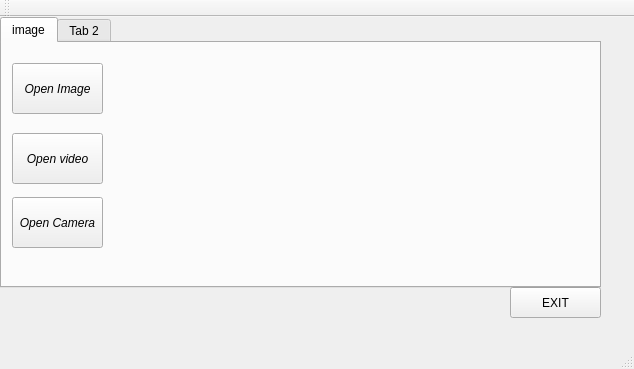
<?xml version="1.0" encoding="UTF-8"?>
<ui version="4.0">
 <class>MainWindow</class>
 <widget class="QMainWindow" name="MainWindow">
  <property name="geometry">
   <rect>
    <x>0</x>
    <y>0</y>
    <width>634</width>
    <height>369</height>
   </rect>
  </property>
  <property name="windowTitle">
   <string>MainWindow</string>
  </property>
  <widget class="QWidget" name="centralWidget">
   <widget class="QPushButton" name="pushButton_EXIT">
    <property name="geometry">
     <rect>
      <x>510</x>
      <y>270</y>
      <width>91</width>
      <height>31</height>
     </rect>
    </property>
    <property name="text">
     <string>EXIT</string>
    </property>
   </widget>
   <widget class="QTabWidget" name="tabWidget">
    <property name="geometry">
     <rect>
      <x>0</x>
      <y>0</y>
      <width>601</width>
      <height>271</height>
     </rect>
    </property>
    <property name="currentIndex">
     <number>0</number>
    </property>
    <widget class="QWidget" name="tab">
     <attribute name="title">
      <string>image</string>
     </attribute>
     <widget class="QPushButton" name="pushButton_OpenImage">
      <property name="geometry">
       <rect>
        <x>10</x>
        <y>20</y>
        <width>91</width>
        <height>51</height>
       </rect>
      </property>
      <property name="font">
       <font>
        <italic>true</italic>
       </font>
      </property>
      <property name="text">
       <string>Open Image</string>
      </property>
     </widget>
     <widget class="QPushButton" name="pushButton_openvideo">
      <property name="geometry">
       <rect>
        <x>10</x>
        <y>90</y>
        <width>91</width>
        <height>51</height>
       </rect>
      </property>
      <property name="font">
       <font>
        <italic>true</italic>
       </font>
      </property>
      <property name="text">
       <string>Open video</string>
      </property>
     </widget>
     <widget class="QPushButton" name="pushButton_opencamera">
      <property name="geometry">
       <rect>
        <x>10</x>
        <y>154</y>
        <width>91</width>
        <height>51</height>
       </rect>
      </property>
      <property name="font">
       <font>
        <italic>true</italic>
       </font>
      </property>
      <property name="text">
       <string>Open Camera</string>
      </property>
     </widget>
    </widget>
    <widget class="QWidget" name="tab_2">
     <attribute name="title">
      <string>Tab 2</string>
     </attribute>
    </widget>
   </widget>
  </widget>
  <widget class="QMenuBar" name="menuBar">
   <property name="geometry">
    <rect>
     <x>0</x>
     <y>0</y>
     <width>634</width>
     <height>22</height>
    </rect>
   </property>
  </widget>
  <widget class="QToolBar" name="mainToolBar">
   <attribute name="toolBarArea">
    <enum>TopToolBarArea</enum>
   </attribute>
   <attribute name="toolBarBreak">
    <bool>false</bool>
   </attribute>
  </widget>
  <widget class="QStatusBar" name="statusBar"/>
 </widget>
 <layoutdefault spacing="6" margin="11"/>
 <resources/>
 <connections/>
</ui>
